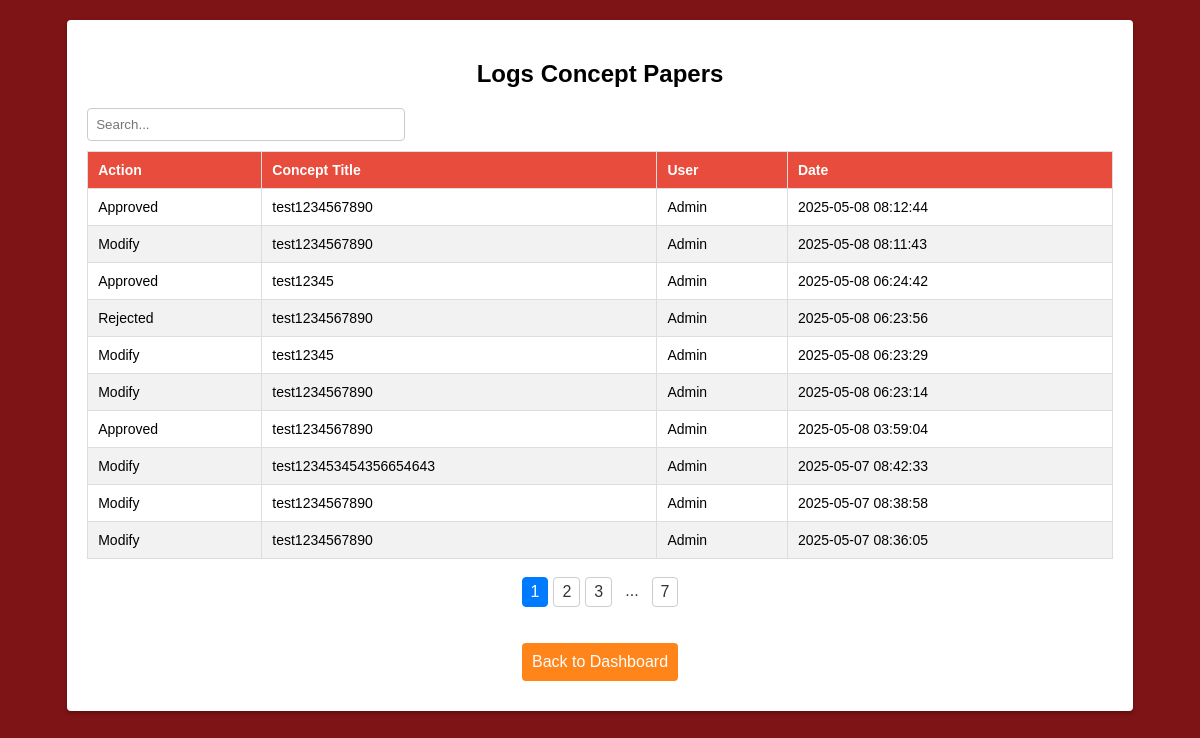
Screenshot of /logs/view_logs_concept_papers.php (signed in) with the database file from the repository.
### tables this page shows
CREATE TABLE `logs_concept_papers` (
  `id` int(11) NOT NULL,
  `type` text NOT NULL,
  `modify_id` text NOT NULL,
  `user` int(11) NOT NULL,
  `date` timestamp NOT NULL DEFAULT current_timestamp()
);

CREATE TABLE `conceptpapers` (
  `id` int(255) NOT NULL,
  `concept_title` text NOT NULL,
  `concept_date` date NOT NULL,
  `concept_description` text NOT NULL,
  `academic_year` varchar(255) NOT NULL,
  `concept_type` varchar(255) NOT NULL,
  `concept_resource_speaker` varchar(255) NOT NULL,
  `concept_evaluation_rating` varchar(255) NOT NULL,
  `file_name` varchar(255) NOT NULL,
  `uploaded_at` text NOT NULL,
  `archive` int(1) NOT NULL DEFAULT 0,
  `status` text NOT NULL DEFAULT 'Pending',
  `rejection_reason` text DEFAULT NULL
);

CREATE TABLE `users` (
  `id` int(6) UNSIGNED NOT NULL,
  `role` varchar(255) NOT NULL,
  `username` varchar(255) NOT NULL,
  `password` varchar(255) NOT NULL,
  `full_name` varchar(255) NOT NULL,
  `file_name` varchar(255) NOT NULL,
  `email` varchar(50) DEFAULT NULL,
  `reg_date` text NOT NULL,
  `created_by` varchar(255) NOT NULL,
  `archive` tinyint(1) NOT NULL DEFAULT 0
);

### logs/view_logs_concept_papers.php (the view, shortened to what this page needs)
<?php
require '../db_connect.php';
$itemsPerPage = 10;
function generateLogTableHTML($conn, $itemsPerPage, $currentPage, $searchTerm, $sortBy = 'l.date', $sortDirection = 'DESC') {
    function getLogData($conn, $limit, $offset, $searchTerm = '', $sortBy = 'l.date', $sortDirection = 'DESC') {
        $sql = "
            SELECT
                l.type AS log_type,
                cp.concept_title AS modified_item_title, -- Corrected table alias to cp
                u.username AS modified_by_user,
                l.date AS log_date
            FROM
                logs_concept_papers l
            JOIN
                conceptpapers cp ON l.modify_id = cp.uploaded_at -- Corrected table alias to cp
            JOIN
                users u ON l.user = u.id
        ";
        $validSortColumns = ['l.type', 'cp.concept_title', 'u.username', 'l.date'];
        $validSortDirections = ['ASC', 'DESC'];
        $cleanSortBy = in_array($sortBy, $validSortColumns) ? $sortBy : 'l.date';
        $cleanSortDirection = in_array(strtoupper($sortDirection), $validSortDirections) ? strtoupper($sortDirection) : 'DESC';
        $sql .= " ORDER BY $cleanSortBy $cleanSortDirection LIMIT $limit OFFSET $offset";
        $result = $conn->query($sql);
        $logData = array();
        while ($row = $result->fetch_assoc()) {
            $logData[] = $row;
        }
        return $logData;
    }
    function getTotalLogCount($conn, $searchTerm = '') {
        $sql = "SELECT COUNT(*) AS total FROM logs_concept_papers l
                     JOIN conceptpapers cp ON l.modify_id = cp.uploaded_at -- Corrected table alias to cp
                     JOIN users u ON l.user = u.id";
        $result = $conn->query($sql);
        $row = $result->fetch_assoc();
        return $row['total'];
    }
    $totalLogs = getTotalLogCount($conn, $searchTerm);
    $totalPages = ceil($totalLogs / $itemsPerPage);
    $currentPage = max(1, min($currentPage, $totalPages > 0 ? $totalPages : 1));
    $offset = ($currentPage - 1) * $itemsPerPage;
    $logData = getLogData($conn, $itemsPerPage, $offset, $searchTerm, $sortBy, $sortDirection);
    $html = '';
    if (!empty($logData) || $totalLogs > 0) {
        $html .= "<table id='logTable'>";
        $html .= "<thead><tr>
                    <th data-sort-by='l.type' class='sortable'>Action</th>
                    <th data-sort-by='cp.concept_title' class='sortable'>Concept Title</th> <th data-sort-by='u.username' class='sortable'>User</th>
                    <th data-sort-by='l.date' class='sortable'>Date</th>
                  </tr></thead>";
        $html .= "<tbody>";
        if (!empty($logData)) {
            foreach ($logData as $log) {
                $html .= "<tr>";
                $html .= "<td>" . htmlspecialchars($log['log_type']) . "</td>";
                $html .= "<td>" . htmlspecialchars($log['modified_item_title']) . "</td>";
                $html .= "<td>" . htmlspecialchars($log['modified_by_user']) . "</td>";
                $html .= "<td>" . htmlspecialchars($log['log_date']) . "</td>";
                $html .= "</tr>";
            }
        } else {
             $html .= "<tr><td colspan='4'>No matching log data found.</td></tr>";
        }
        $html .= "</tbody>";
        $html .= "</table> <br>";
        if ($totalPages > 1) {
            $html .= "<div class='pagination-links'>";
             $range = 2;
             $start = max(1, $currentPage - $range);
             $end = min($totalPages, $currentPage + $range);
            for ($i = $start; $i <= $end; $i++) {
                $activeClass = ($i == $currentPage) ? 'current' : '';
                $html .= "<a href='#' data-page='$i' class='$activeClass'>$i</a>";
            }
             if ($end < $totalPages) {
                  if ($end < $totalPages - 1) {
                     $html .= "<span>...</span>";
                 }
                 $html .= "<a href='#' data-page='$totalPages'>$totalPages</a>";
            }
            $html .= "</div>";
        }
    } else {
        $html .= "<p>No log data found.</p>";
    }
    return $html;
}
$currentPage = isset($_GET['page']) ? intval($_GET['page']) : 1;
$searchTerm = isset($_GET['search']) ? $_GET['search'] : '';
$sortBy = isset($_GET['sortBy']) ? $_GET['sortBy'] : 'l.date';
$sortDirection = isset($_GET['sortDirection']) ? $_GET['sortDirection'] : 'DESC';
$currentPage = max(1, $currentPage);
$validSortColumns = ['l.type', 'cp.concept_title', 'u.username', 'l.date'];
$validSortDirections = ['ASC', 'DESC'];
$sortBy = in_array($sortBy, $validSortColumns) ? $sortBy : 'l.date';
$sortDirection = in_array(strtoupper($sortDirection), $validSortDirections) ? strtoupper($sortDirection) : 'DESC';
?>
<!DOCTYPE html>
<html lang="en">
<head>
</head>
<body>
    <div class="searchemp-container">
        <h2>Logs Concept Papers</h2>
        <div class="search-pagination">
            <input type="text" id="searchInput" placeholder="Search..." value="<?php echo htmlspecialchars($searchTerm); ?>">
             </div>
        <div id="logTableContainer">
            <?php
                echo generateLogTableHTML($conn, $itemsPerPage, $currentPage, $searchTerm, $sortBy, $sortDirection);
            ?>
        </div>
        <br><br>
        <div style='width:100%; text-align: center;'> <a href='../dashboard.php' class='button backtodash' style="display: inline-block; width: auto;">Back to Dashboard</a> </div>
    </div>
</body>
</html>

### logs/view_logs_concept_papers.php (style rules this page uses)
body { font-family: Arial, sans-serif; background-color: #7F1416; margin-top: 20px; margin-bottom: 20px; padding: 0; display: flex; align-items: center; justify-content: center; }
.searchemp-container { background-color: #fff; border-radius: 4px; box-shadow: 0 2px 5px rgba(0, 0, 0, 0.3); padding: 20px; width: 90%; box-sizing: border-box; }
.searchemp-container h2 { text-align: center; margin-bottom: 20px; }
.searchemp-container table { width: 100%; border-collapse: collapse; font-family: sans-serif; font-size: 14px; margin-top: 10px; }
.searchemp-container th, .searchemp-container td { padding: 10px; text-align: left; border: 1px solid #ddd; }
.searchemp-container th { background-color: #E74C3C; color: #fff; cursor: pointer; }
.searchemp-container tr:nth-child(even) { background-color: #f2f2f2; }
.searchemp-container .button { display: block; text-align: center; margin-bottom: 10px; padding: 10px; background-color: #4CAF50; color: #fff; text-decoration: none; border: none; border-radius: 4px; cursor: pointer; transition: background-color 0.3s ease; }
.searchemp-container .backtodash { background-color: #ff851b; }
.searchemp-container .search-pagination { margin-bottom: 10px; display: flex; justify-content: space-between; align-items: center; flex-wrap: wrap; gap: 10px; }
.searchemp-container .search-pagination input[type="text"] { flex-grow: 1; padding: 8px; border: 1px solid #ccc; border-radius: 4px; max-width: 300px; }
.searchemp-container .pagination-links { margin-top: 0; text-align: center; display: flex; flex-wrap: wrap; gap: 5px; justify-content: center; }
.searchemp-container .pagination-links a, .searchemp-container .pagination-links span { padding: 5px 8px; border: 1px solid #ccc; text-decoration: none; color: #333; border-radius: 4px; cursor: pointer; }
.searchemp-container .pagination-links .current { background-color: #007bff; color: white; border-color: #007bff; }
.searchemp-container .pagination-links span { border: none; background: none; cursor: default; }

### rows the page displays
logs_concept_papers: type "Approved", conceptpapers.concept_title "test1234567890", users.username "Admin", date "2025-05-08 08:12:44"
logs_concept_papers: type "Modify", conceptpapers.concept_title "test1234567890", users.username "Admin", date "2025-05-08 08:11:43"
logs_concept_papers: type "Approved", conceptpapers.concept_title "test12345", users.username "Admin", date "2025-05-08 06:24:42"
logs_concept_papers: type "Rejected", conceptpapers.concept_title "test1234567890", users.username "Admin", date "2025-05-08 06:23:56"
logs_concept_papers: type "Modify", conceptpapers.concept_title "test12345", users.username "Admin", date "2025-05-08 06:23:29"
logs_concept_papers: type "Modify", conceptpapers.concept_title "test1234567890", users.username "Admin", date "2025-05-08 06:23:14"
logs_concept_papers: type "Approved", conceptpapers.concept_title "test1234567890", users.username "Admin", date "2025-05-08 03:59:04"
logs_concept_papers: type "Modify", conceptpapers.concept_title "test123453454356654643", users.username "Admin", date "2025-05-07 08:42:33"
logs_concept_papers: type "Modify", conceptpapers.concept_title "test1234567890", users.username "Admin", date "2025-05-07 08:38:58"
logs_concept_papers: type "Modify", conceptpapers.concept_title "test1234567890", users.username "Admin", date "2025-05-07 08:36:05"

### other values shown
$totalPages "7"
